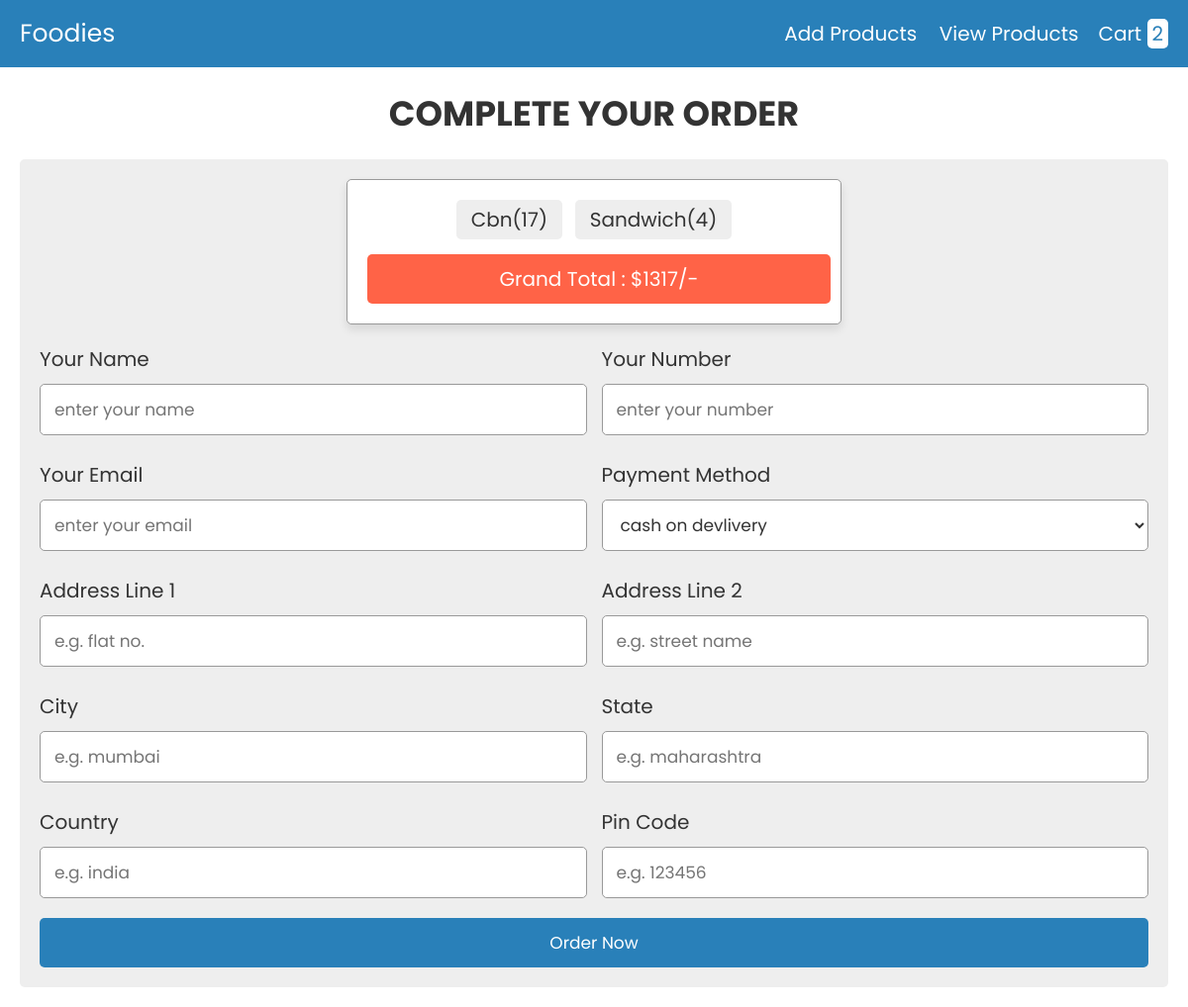
The page /checkout.php on the database its author committed.
### tables this page shows
CREATE TABLE `cart` (
  `id` int(255) NOT NULL,
  `name` varchar(255) NOT NULL,
  `price` varchar(255) NOT NULL,
  `image` varchar(255) NOT NULL,
  `quantity` int(255) NOT NULL
);

### checkout.php (the view, shortened to what this page needs)
<?php
@include 'config.php';
?>
<!DOCTYPE html>
<html lang="en">
<head>
   <link rel="stylesheet" href="https://cdnjs.cloudflare.com/ajax/libs/font-awesome/6.0.0/css/all.min.css">
   <link rel="stylesheet" href="css/style.css">
</head>
<body>
<?php include 'header.php'; ?>
<div class="container">
<section class="checkout-form">
   <h1 class="heading">complete your order</h1>
   <form action="" method="post">
   <div class="display-order">
      <?php
         $select_cart = mysqli_query($conn, "SELECT * FROM `cart`");
         $total = 0;
         $grand_total = 0;
         if(mysqli_num_rows($select_cart) > 0){
            while($fetch_cart = mysqli_fetch_assoc($select_cart)){
            $total_price = number_format($fetch_cart['price'] * $fetch_cart['quantity']);
            $grand_total = $total += $total_price;
      ?>
      <span><?= $fetch_cart['name']; ?>(<?= $fetch_cart['quantity']; ?>)</span>
      <?php
         }
      }else{
         echo "<div class='display-order'><span>your cart is empty!</span></div>";
      }
      ?>
      <span class="grand-total"> grand total : $<?= $grand_total; ?>/- </span>
   </div>
      <div class="flex">
         <div class="inputBox">
            <span>your name</span>
            <input type="text" placeholder="enter your name" name="name" required>
         </div>
         <div class="inputBox">
            <span>your number</span>
            <input type="number" placeholder="enter your number" name="number" required>
         </div>
         <div class="inputBox">
            <span>your email</span>
            <input type="email" placeholder="enter your email" name="email" required>
         </div>
         <div class="inputBox">
            <span>payment method</span>
            <select name="method">
               <option value="cash on delivery" selected>cash on devlivery</option>
            </select>
         </div>
         <div class="inputBox">
            <span>address line 1</span>
            <input type="text" placeholder="e.g. flat no." name="flat" required>
         </div>
         <div class="inputBox">
            <span>address line 2</span>
            <input type="text" placeholder="e.g. street name" name="street" required>
         </div>
         <div class="inputBox">
            <span>city</span>
            <input type="text" placeholder="e.g. mumbai" name="city" required>
         </div>
         <div class="inputBox">
            <span>state</span>
            <input type="text" placeholder="e.g. maharashtra" name="state" required>
         </div>
         <div class="inputBox">
            <span>country</span>
            <input type="text" placeholder="e.g. india" name="country" required>
         </div>
         <div class="inputBox">
            <span>pin code</span>
            <input type="text" placeholder="e.g. 123456" name="pin_code" required>
         </div>
      </div>
      <input type="submit" value="order now" name="order_btn" class="btn">
   </form>
</section>
</div>
</body>
</html>

### css/style.css (style rules this page uses)
:root { --blue:#2980b9; --red:tomato; --orange:orange; --black:#333; --white:#fff; --bg-color:#eee; --dark-bg:rgba(0,0,0,.7); --box-shadow:0 .5rem 1rem rgba(0,0,0,.1); --border:.1rem solid #999; }
* { font-family: 'Poppins', sans-serif; margin:0; padding:0; box-sizing: border-box; outline: none; border:none; text-decoration: none; text-transform: capitalize; }
html { font-size: 62.5%; overflow-x: hidden; }
.container { max-width: 1200px; margin:0 auto; }
section { padding:2rem; }
.heading { text-align: center; font-size: 3.5rem; text-transform: uppercase; color:var(--black); margin-bottom: 2rem; }
.btn, .option-btn, .delete-btn { display: block; width: 100%; text-align: center; background-color: var(--blue); color:var(--white); font-size: 1.7rem; padding:1.2rem 3rem; border-radius: .5rem; cursor: pointer; margin-top: 1rem; }
.checkout-form form { padding:2rem; border-radius: .5rem; background-color: var(--bg-color); }
.checkout-form form .flex { display: flex; flex-wrap: wrap; gap:1.5rem; }
.checkout-form form .flex .inputBox { flex:1 1 40rem; }
.checkout-form form .flex .inputBox span { font-size: 2rem; color:var(--black); }
.checkout-form form .flex .inputBox input, .checkout-form form .flex .inputBox select { width: 100%; background-color: var(--white); font-size: 1.7rem; color:var(--black); border-radius: .5rem; margin:1rem 0; padding:1.2rem 1.4rem; text-transform: none; border:var(--border); }
.display-order { max-width: 50rem; background-color: var(--white); border-radius: .5rem; text-align: center; padding:1.5rem; margin:0 auto; margin-bottom: 2rem; box-shadow: var(--box-shadow); border:var(--border); }
.display-order span { display: inline-block; border-radius: .5rem; background-color: var(--bg-color); padding:.5rem 1.5rem; font-size: 2rem; color:var(--black); margin:.5rem; }
.display-order span.grand-total { width: 100%; background-color: var(--red); color:var(--white); padding:1rem; margin-top: 1rem; }

### rows shown on the page
cart: name "Cbn", quantity "17"
cart: name "Sandwich", quantity "4"

### other values the page prints
$row_count "2"
$grand_total "1317"
